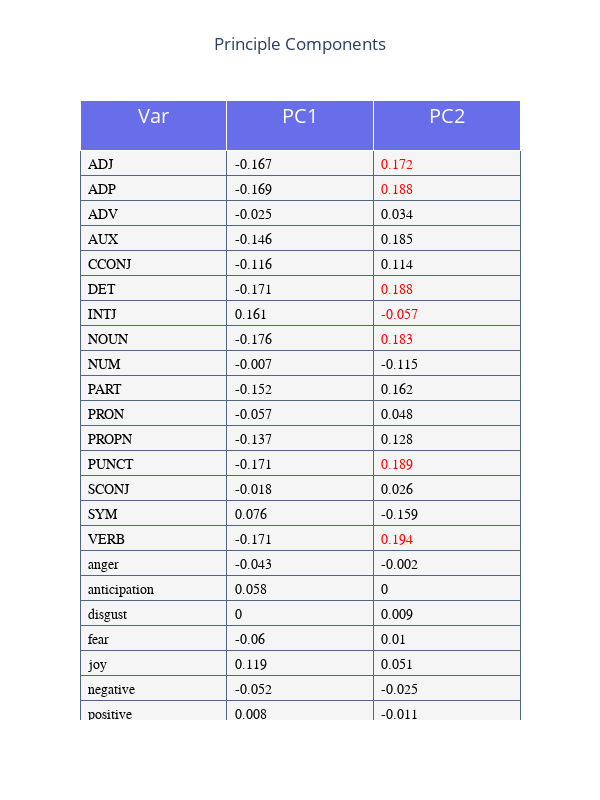

Here is the notebook cell this chart was saved with:
### Code cell
font_color=['black']*2+[['red' if boolv else 'black' for boolv in abs(to_png['PC1'])>0.16]]
table_trace = go.Table(
                 header = dict(height = 50,
                               values = [['Var'], ['PC1'], ['PC2']],
                               align = ['center']*3,
                               fill_color = '#686dea',
                               font_color = '#ffffff',
                               font_size =20),
                 cells = dict(values = [to_png['var'], round(to_png['PC1'],3), round(to_png['PC2'],3)],
                              line = dict(color='#506784'),
                              align = ['left']*3,
                              font_color=font_color,
                              font_family="Arial", 
                              font_size=14,   
                              height = 25,
                              fill = dict(color='rgb(245,245,245)'))
                             )
layout = go.Layout(width=600, height=800, autosize=False,
                   title_text='Principle Components',
                   title_x=0.5, showlegend=False)
fig = go.Figure(data=[table_trace], layout=layout)
fig.show()

### Figure 1 — Plotly figure (JSON) as saved in the notebook; plotly's stock layout.template omitted (floating-point values rounded to 4 significant figures; data arrays with more than 128 entries replaced by an {"elided": "..."} marker saying what was removed)
{"data": [{"cells": {"align": ["left", "left", "left"], "fill": {"color": "rgb(245,245,245)"}, "font": {"color": ["black", "black", ["red", "red", "black", "black", "black", "red", "red", "red", "black", "black", "black", "black", "red", "black", "black", "red", "black", "black", "black", "black", "black", "black", "black", "black", "black", "black", "red", "red", "black", "black", "black", "red", "red", "red", "red", "red", "red", "black", "red", "black", "black", "red", "red", "red", "red", "red", "red", "red", "red", "red"]], "family": "Arial", "size": 14}, "height": 25, "line": {"color": "#506784"}, "values": {"elided": "3x50 mixed values"}}, "header": {"align": ["center", "center", "center"], "fill": {"color": "#686dea"}, "font": {"color": "#ffffff", "size": 20}, "height": 50, "values": [["Var"], ["PC1"], ["PC2"]]}, "type": "table"}], "layout": {"autosize": false, "height": 800, "showlegend": false, "title": {"text": "Principle Components", "x": 0.5}, "width": 600}}
